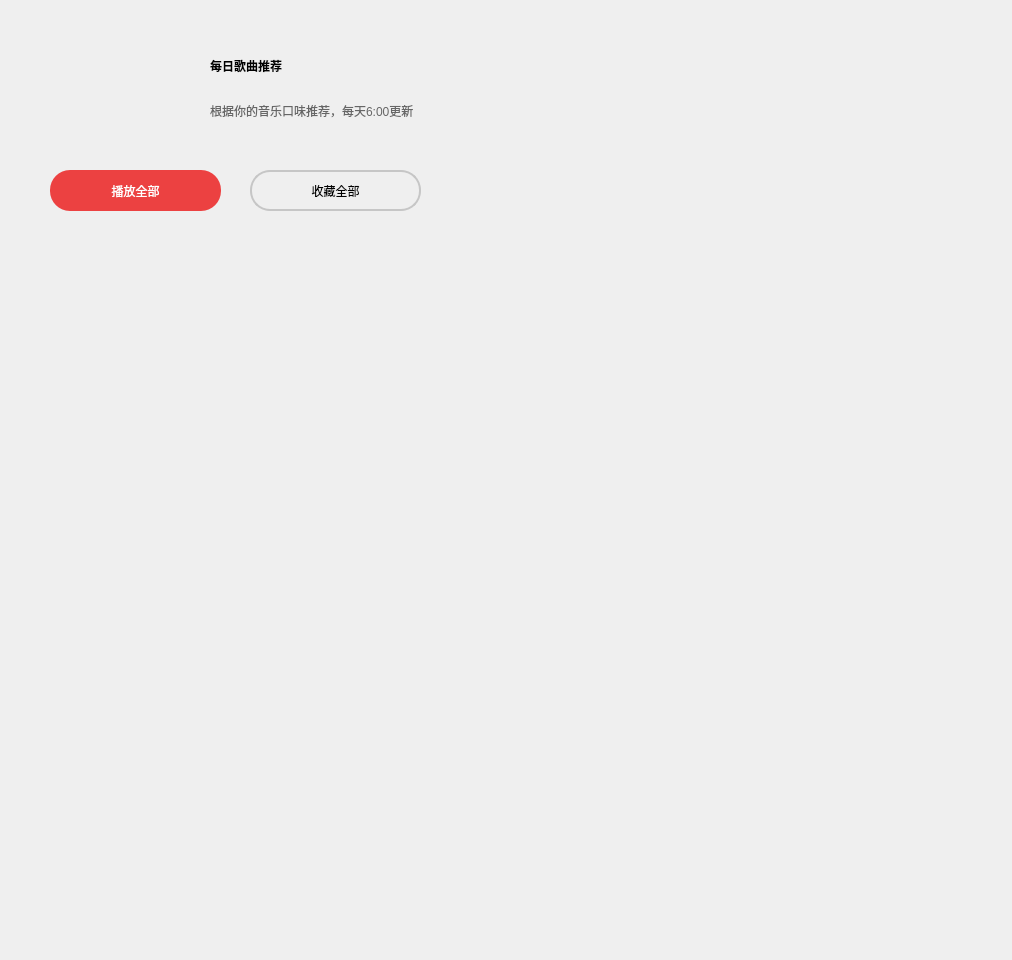
<?xml version="1.0" encoding="UTF-8"?>
<ui version="4.0">
 <class>RecommendSongClass</class>
 <widget class="QWidget" name="RecommendSongClass">
  <property name="geometry">
   <rect>
    <x>0</x>
    <y>0</y>
    <width>1012</width>
    <height>960</height>
   </rect>
  </property>
  <property name="sizePolicy">
   <sizepolicy hsizetype="Preferred" vsizetype="Preferred">
    <horstretch>0</horstretch>
    <verstretch>0</verstretch>
   </sizepolicy>
  </property>
  <property name="minimumSize">
   <size>
    <width>1012</width>
    <height>960</height>
   </size>
  </property>
  <property name="windowTitle">
   <string>RecommendSong</string>
  </property>
  <widget class="QLabel" name="label">
   <property name="geometry">
    <rect>
     <x>30</x>
     <y>10</y>
     <width>151</width>
     <height>141</height>
    </rect>
   </property>
   <property name="text">
    <string/>
   </property>
   <property name="pixmap">
    <pixmap>../../res/outline _ fullscreen.png</pixmap>
   </property>
   <property name="scaledContents">
    <bool>true</bool>
   </property>
  </widget>
  <widget class="QLabel" name="dateLabel">
   <property name="geometry">
    <rect>
     <x>60</x>
     <y>50</y>
     <width>91</width>
     <height>71</height>
    </rect>
   </property>
   <property name="styleSheet">
    <string notr="true">font: 40pt &quot;华文琥珀&quot;;
color: rgb(236, 65, 65);</string>
   </property>
   <property name="text">
    <string/>
   </property>
   <property name="alignment">
    <set>Qt::AlignCenter</set>
   </property>
  </widget>
  <widget class="QLabel" name="label_3">
   <property name="geometry">
    <rect>
     <x>210</x>
     <y>40</y>
     <width>201</width>
     <height>51</height>
    </rect>
   </property>
   <property name="styleSheet">
    <string notr="true">font: 18pt &quot;宋体&quot;;
font-weight:bold;</string>
   </property>
   <property name="text">
    <string>每日歌曲推荐</string>
   </property>
  </widget>
  <widget class="QLabel" name="label_4">
   <property name="geometry">
    <rect>
     <x>210</x>
     <y>100</y>
     <width>301</width>
     <height>21</height>
    </rect>
   </property>
   <property name="styleSheet">
    <string notr="true">color: rgb(102, 102, 102);
font: 10pt &quot;宋体&quot;;</string>
   </property>
   <property name="text">
    <string>根据你的音乐口味推荐，每天6:00更新</string>
   </property>
  </widget>
  <widget class="QPushButton" name="pushButton_3">
   <property name="geometry">
    <rect>
     <x>250</x>
     <y>170</y>
     <width>171</width>
     <height>41</height>
    </rect>
   </property>
   <property name="cursor">
    <cursorShape>PointingHandCursor</cursorShape>
   </property>
   <property name="styleSheet">
    <string notr="true">font: 75 12pt &quot;爱奇艺黑体&quot;;
border-radius:20px;
border: 2px solid #C6C6C6;</string>
   </property>
   <property name="text">
    <string>收藏全部</string>
   </property>
   <property name="icon">
    <iconset>
     <normaloff>../../res/我喜欢的音乐/5.png</normaloff>../../res/我喜欢的音乐/5.png</iconset>
   </property>
   <property name="iconSize">
    <size>
     <width>30</width>
     <height>30</height>
    </size>
   </property>
  </widget>
  <widget class="QPushButton" name="pushButton_2">
   <property name="geometry">
    <rect>
     <x>50</x>
     <y>170</y>
     <width>171</width>
     <height>41</height>
    </rect>
   </property>
   <property name="cursor">
    <cursorShape>PointingHandCursor</cursorShape>
   </property>
   <property name="styleSheet">
    <string notr="true">background-color: rgb(236, 65, 65);
color: rgb(255, 255, 255);
font: 75 12pt &quot;爱奇艺黑体&quot;;
border-radius:20px;</string>
   </property>
   <property name="text">
    <string>播放全部</string>
   </property>
   <property name="icon">
    <iconset>
     <normaloff>../../res/我喜欢的音乐/4.png</normaloff>../../res/我喜欢的音乐/4.png</iconset>
   </property>
   <property name="iconSize">
    <size>
     <width>30</width>
     <height>30</height>
    </size>
   </property>
  </widget>
  <widget class="QWidget" name="widget" native="true">
   <property name="geometry">
    <rect>
     <x>0</x>
     <y>220</y>
     <width>1011</width>
     <height>741</height>
    </rect>
   </property>
   <property name="styleSheet">
    <string notr="true">border-style: none;</string>
   </property>
  </widget>
 </widget>
 <layoutdefault spacing="6" margin="11"/>
 <resources/>
 <connections/>
</ui>
